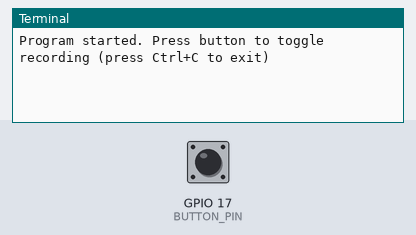
Recording of a program running on a simulated Raspberry Pi (BCM pin numbers). On the bench: the last lines printed to the terminal. Inputs (shaded band) come from the test bench; at power-on: GPIO 17 (BUTTON_PIN) HIGH. The clock reads 2024-03-15 10:24:30 at power-on unless the program sets it; the camera gives no picture and a still takes 0.5 s.

Above: at 1.2 s.
1.3 s: GPIO 17 (BUTTON_PIN) pulled LOW for 0.15 s
At 2.1 s:
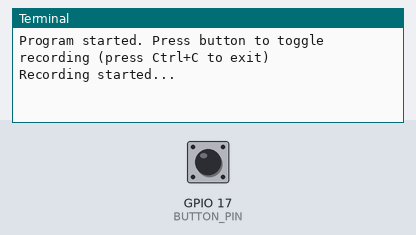
2.9 s: GPIO 17 (BUTTON_PIN) pulled LOW for 1 s
At 3.3 s:
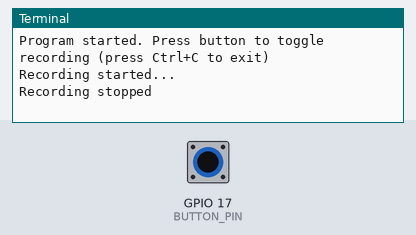

Measured:
- after the input at 1.3 s, the terminal: prints a new line at once (image 1)
- after the input at 2.9 s, the terminal: prints a new line at once (image 2)

The program:

app.py
```python
from picamera2 import Picamera2, encoders
import time
import subprocess
from datetime import datetime
import RPi.GPIO as GPIO

# Set up GPIO
GPIO.setmode(GPIO.BCM)
BUTTON_PIN = 17  # Using GPIO 17, change this to your desired pin
GPIO.setup(BUTTON_PIN, GPIO.IN, pull_up_down=GPIO.PUD_UP)

camera = Picamera2()

# Set up video config
video_config = camera.create_video_configuration(main={"size": (1640, 1232)})
camera.configure(video_config)

# Create an encoder
encoder = encoders.H264Encoder()

print("Program started. Press button to toggle recording (press Ctrl+C to exit)")
is_recording = False
last_button_state = GPIO.HIGH

try:
    while True:
        current_button_state = GPIO.input(BUTTON_PIN)

        # Check for button press (falling edge)
        if current_button_state == GPIO.LOW and last_button_state == GPIO.HIGH:
            if not is_recording:
                # Start recording
                timestamp = datetime.now().strftime("%Y%m%d_%H%M%S")
                h264_filename = f"video_{timestamp}.h264"

                camera.start_recording(encoder, h264_filename)
                is_recording = True
                print("Recording started...")
            else:
                # Stop recording
                camera.stop_recording()
                is_recording = False
                print("Recording stopped")

            # Wait for button release
            while GPIO.input(BUTTON_PIN) == GPIO.LOW:
                time.sleep(0.1)

        last_button_state = current_button_state
        time.sleep(0.1)  # Small delay to prevent CPU overuse

except KeyboardInterrupt:
    print("\nProgram stopped by user")
    if is_recording:
        camera.stop_recording()
finally:
    GPIO.cleanup()  # Clean up GPIO on exit
```
